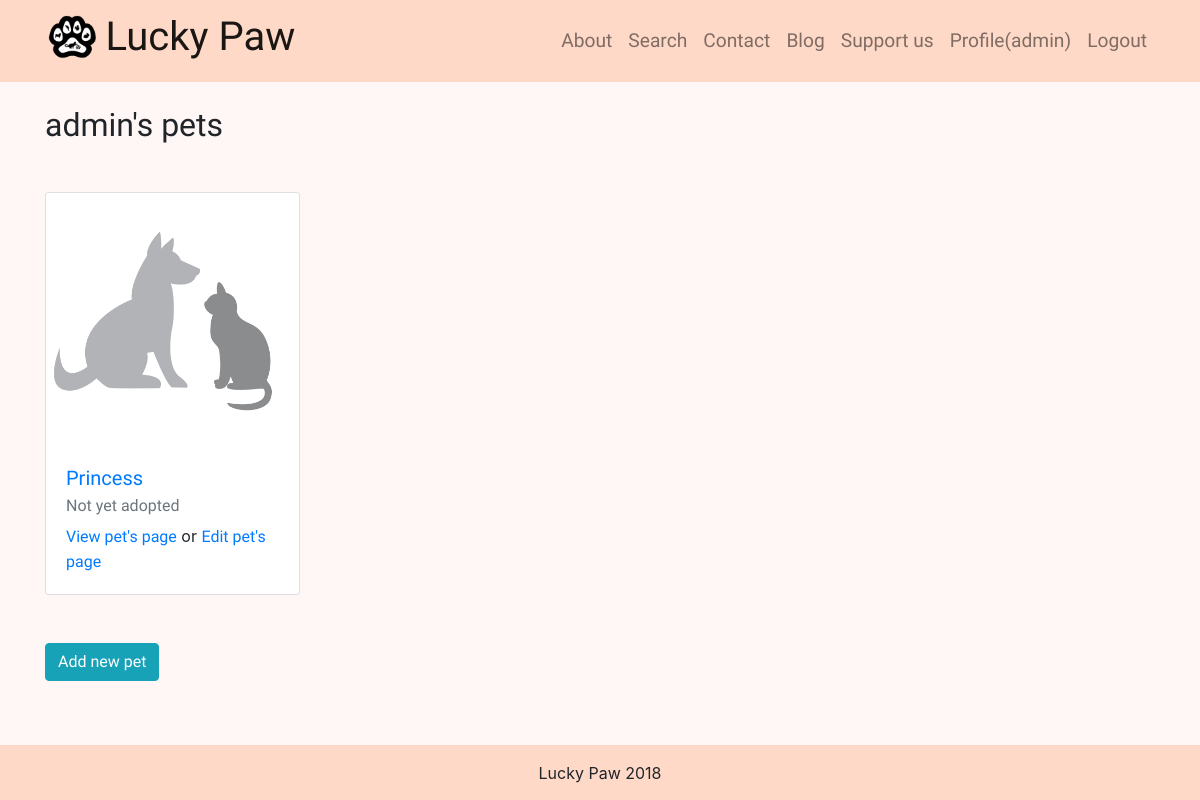
Screenshot of / (signed in) with the database file from the repository.
### app/models.py (models this page shows, shortened)
class Supervisor(models.Model):
    user = models.OneToOneField(User, related_name='user', on_delete=models.CASCADE)
    city = models.CharField(max_length=50, default='', blank=True)
    country = models.CharField(max_length=50, default='', blank=True)
    telephone = models.CharField(max_length=50, default='', blank=True)
    photo = models.ImageField(upload_to=user_directory_path, default='users/user_default_image.jpg')
    description = models.CharField(max_length=2000, default='', blank=True)

class Pet(models.Model):
    id = models.AutoField(primary_key=True)
    name = models.CharField(max_length=50, blank=False)
    animaltype_choice = (('Cat','Cat'),('Dog','Dog'),('Parrot','Parrot'))
    animaltype = models.CharField(max_length=50, choices=animaltype_choice, blank=False)
    location = models.CharField(max_length=50, default='', blank=False)
    age_choice = (('Young','Young'),('Adult','Adult'),('Senior','Senior'))
    age = models.CharField(max_length=50, choices=age_choice, blank=True)
    color = models.CharField(max_length=50, default='', blank=True)
    gender_choice = (('Male','Male'),('Female','Female'))
    gender = models.CharField(max_length=50, choices=gender_choice, blank=True)
    size_choice = (('Very Small','Very Small'), ('Small','Small'),('Medium','Medium'),('Large','Large'),('Very Large','Very Large'))
    size = models.CharField(max_length=50, choices=size_choice, blank=True)
    breed = models.CharField(max_length=50, default='', blank=True)
    photo = models.ImageField(upload_to=pet_directory_path, default='pets/pet_default_image.jpg')
    description = models.CharField(max_length=2000, default='', blank=True)
    gallery = models.OneToOneField(Gallery, related_name='pet_gallery', on_delete=models.SET_NULL, blank=True, null=True)
    spayed = models.NullBooleanField()
    vaccinated = models.NullBooleanField()
    housetrained = models.NullBooleanField()
    specialcare = models.NullBooleanField()
    adopted = models.NullBooleanField(default=False)
    supervisor = models.ForeignKey(Supervisor, on_delete=models.SET_NULL, blank=True, null=True)

### app/views.py (the view)
# urls.py: path('', views.index, name='index'),
def index(request):
    if request.user.is_authenticated:
        sup = get_object_or_404(models.Supervisor, user=request.user)
        sup_pets = models.Pet.objects.filter(supervisor__user=request.user)
        return render(request, 'app/sup_pets.html', { 'supervisor': sup, 'pets': sup_pets })
    return render(request, 'app/index.html')

### app/templates/app/sup_pets.html
{% extends 'app/base.html' %}
{% block content %}
<h2>{{ supervisor.user.username }}'s pets</h2>
  {% include 'app/pets_cards.html' with pets=pets is_supervisor=True %}
  <a class="btn btn-info mt-4" href="{% url 'pet_add' %}">Add new pet</a>
{% endblock %}

### app/templates/app/base.html (shortened to what this page needs)
{% load staticfiles %}
<!DOCTYPE HTML>
<html lang="en-US">
<head>
  <link rel="stylesheet" href="https://maxcdn.bootstrapcdn.com/font-awesome/4.7.0/css/font-awesome.min.css">
  <link rel="stylesheet" href="{% static 'lib/bootstrap/css/bootstrap.min.css' %}">
  <link rel="stylesheet" href="{% static 'lib/bootstrap/css/bootstrap-social.css' %}">
  <link rel="stylesheet" href="{% static 'css/base.css' %}">
</head>
<body>
  <header>
    <nav id="mainNav" class="navbar navbar-expand-lg navbar-light">
      <div class="container">
        <a class="navbar-brand" href="{% url 'index' %}">
          <img style="width: auto; height: 48px;" class="d-sm-inline-block d-none align-top" src="{% static 'images/logo.png' %}">
          <h1 class="d-sm-inline-block d-none align-top"> Lucky Paw</h1>
        </a>
        <div class="collapse navbar-collapse" id="navbarResponsive">
          <ul id="mainNav" class="navbar-nav ml-auto">
            <li class="nav-item">
              {% url 'about' as url %}
              <a class="nav-link {% if request.path == url %}active{% endif %}" href="{{ url }}">About</a>
            </li>
            <li class="nav-item">
                {% url 'search' as url %}
                <a class="nav-link {% if request.path == url %}active{% endif %}" href="{{ url }}">Search</a>
              </li>
            <li class="nav-item">
                {% url 'contact' as url %}
              <a class="nav-link {% if request.path == url %}active{% endif %}" href="{{ url }}">Contact</a>
            </li>
            <li class="nav-item">
                {% url 'blog' as url %}
              <a class="nav-link {% if request.path == url %}active{% endif %}" href="{{ url }}">Blog</a>
            </li>
            <li class="nav-item">
                {% url 'support' as url %}
              <a class="nav-link {% if request.path == url %}active{% endif %}" href="{{ url }}">Support us</a>
            </li>
            {% if request.user.is_authenticated %}
              <li class="nav-item">
                <a class="nav-link nav-item-small" href="{% url 'user_profile' username=request.user.username %}">Profile({{ request.user.username }})</a>
              </li>
              <li class="nav-item">
                <a class="nav-link nav-item-small" href="{% url "logout" %}">Logout</a>
              </li>
            {% else %}
              <li class="nav-item">
                <a class="nav-link nav-item-small" id="loginModalButton" data-url="{% url 'login_register_modal' %}" href="#login">Login/Register</a>
              </li>
              <div id="loginRegisterModalContainer"></div>
            {% endif %}
          </ul>
        </div>
      </div>
    </nav>
  </header>
  <main class="container my-4">
    {% block content %}
    {% endblock content %}
  </main>
  <div class="py-5"></div>
  <footer class="py-3">
    <div class="container">
      <p class="m-0 text-center">Lucky Paw 2018</p>
    </div>
  </footer>
</body>
</html>

### app/templates/app/pets_cards.html
<div class="row mt-5">
{% for pet in pets %}
    <div class="col-lg-3 col-md-4 col-sm-6 mb-4 shadow-sm">
    <a href="{% url 'pet_profile' id=pet.id %}" style="text-decoration: none;">
    <div class="card shadow-sm" style="height:100%;">
        <img class="card-img-top" src="{{ pet.photo.url }}" alt="Card image cap">
        <div class="card-body">
            <h5 class="card-title">{{ pet.name }}</h5>
            {% if is_supervisor %}
                <h6 class="card-subtitle mb-2 text-muted">{% if pet.adopted %} Adopted {% else %} Not yet adopted {% endif %}</h6>
                <p class="card-text"><a href="{% url 'pet_profile' id=pet.id %}">View pet's page</a>  or  <a href="{% url 'pet_edit' id=pet.id %}">Edit pet's page</a></p>
            {% else %}
                <h6 class="card-subtitle mb-2 text-muted">{{ pet.location }}</h6>
                <p class="card-text">{{ pet.animaltype }}, {% if pet.breed %}{{ pet.breed }}, {% endif %}{{ pet.age }}</p>
            {% endif %}
        </div>
    </div>
    </a>
    </div>
{% empty %}
        <h4> No pets were found :(</h4>
{% endfor %}
</div>

### app/static/css/base.css (style rules this page uses)
h1, h2, h3, h4, h5, h6, a, button { font-family: 'Handlee', cursive; }
nav, footer { background-color: #ffd9c7; }
body { background-color: #fff7f5; }
.nav-link { font-size: 1.2em; }
.nav-item { transition-property: background-color; transition-duration: 0.25s; border-radius: 14%; }
.nav-item-small { font-size: 1.2em; }
html { position: relative; min-height: 100%; }
footer { position: absolute; bottom: 0; width: 100%; }

### rows the page displays
Supervisor: user.username "admin"
Pet: photo (placeholder picture), name "Princess", shows "Not yet adopted"

### other values shown
{{ request.user.username }} "admin"
